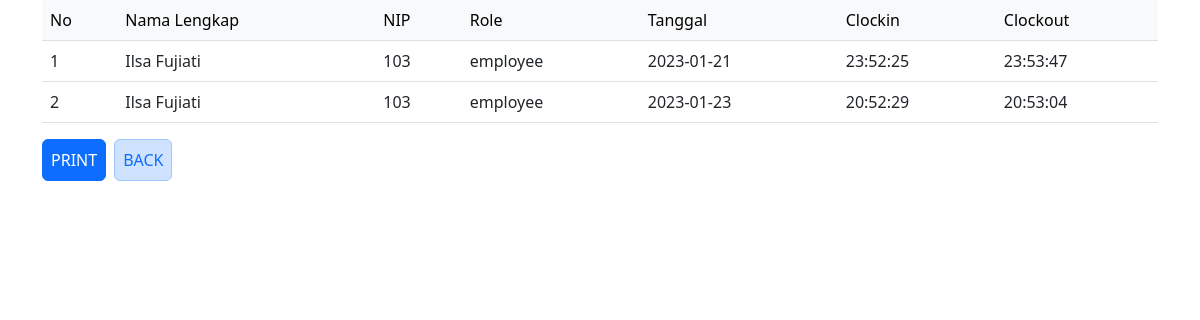
Screenshot of /dashboard/search/users.php?users=103 with the database file from the repository.
### tables this page shows
CREATE TABLE `absensi` (
  `id` int(11) NOT NULL,
  `user_id` int(8) NOT NULL,
  `tgl` varchar(255) DEFAULT NULL,
  `jam_masuk` varchar(255) DEFAULT NULL,
  `jam_keluar` varchar(255) DEFAULT NULL
);

CREATE TABLE `users` (
  `id` int(11) NOT NULL,
  `user_id` int(8) NOT NULL,
  `password` varchar(255) NOT NULL,
  `nama_lengkap` varchar(255) NOT NULL,
  `role` varchar(255) NOT NULL
);

### dashboard/search/users.php (the view, shortened to what this page needs)
<!DOCTYPE html>
<html lang="en" data-bs-theme="light">
<head>
    <link href="https://cdn.jsdelivr.net/npm/bootstrap@5.3.0-alpha1/dist/css/bootstrap.min.css" rel="stylesheet">
</head>
<body>
    <div class="container" id="table-karyawan">
        <table class="table">
            <thead class="tr-header table-light">
                <td>No</td>
                <td>Nama Lengkap</td>
                <td>NIP</td>
                <td>Role</td>
                <td>Tanggal</td>
                <td>Clockin</td>
                <td>Clockout</td>
            </thead>
            <?php
            $user_input = ($_GET["users"]);
            include("../../connection.php");
            $sql = "SELECT * FROM users JOIN absensi ON users.user_id = absensi.user_id WHERE users.user_id = $user_input OR users.nama_lengkap ='$user_input'";
            $result = $db->query($sql);
            $no = 1;
            while ($data = $result->fetch_assoc()) {
                echo "<tr>";
                echo "<td>" . $no++ . "</td>";
                echo "<td>" . $data["nama_lengkap"] . "</td>";
                echo "<td>" . $data["user_id"] . "</td>";
                echo "<td>" . $data["role"] . "</td>";
                echo "<td>" . $data["tgl"] . "</td>";
                echo  "<td>" . $data["jam_masuk"] . "</td>";
                echo  "<td>" . $data["jam_keluar"] . "</td>";
                echo "</tr>";
            }
            ?>
        </table>
        <div class="d-flex gap-2">
            <button class="btn btn-primary p-2" type="button" onclick="window.print()">PRINT</button>
            <button class="btn bg-primary-subtle border border-primary-subtle p-2 text-primary" type="button" onclick="window.location.replace('../index-admin.php')">BACK</button>
        </div>
    </div>
</body>

### dashboard/search/users.php (style rules this page uses)
@media screen { button,head { display: block !important; } }

### rows the page displays
absensi: users.nama_lengkap "Ilsa Fujiati", user "103", users.role "employee", tgl "2023-01-21", jam_masuk "23:52:25", jam_keluar "23:53:47"
absensi: users.nama_lengkap "Ilsa Fujiati", user "103", users.role "employee", tgl "2023-01-23", jam_masuk "20:52:29", jam_keluar "20:53:04"
